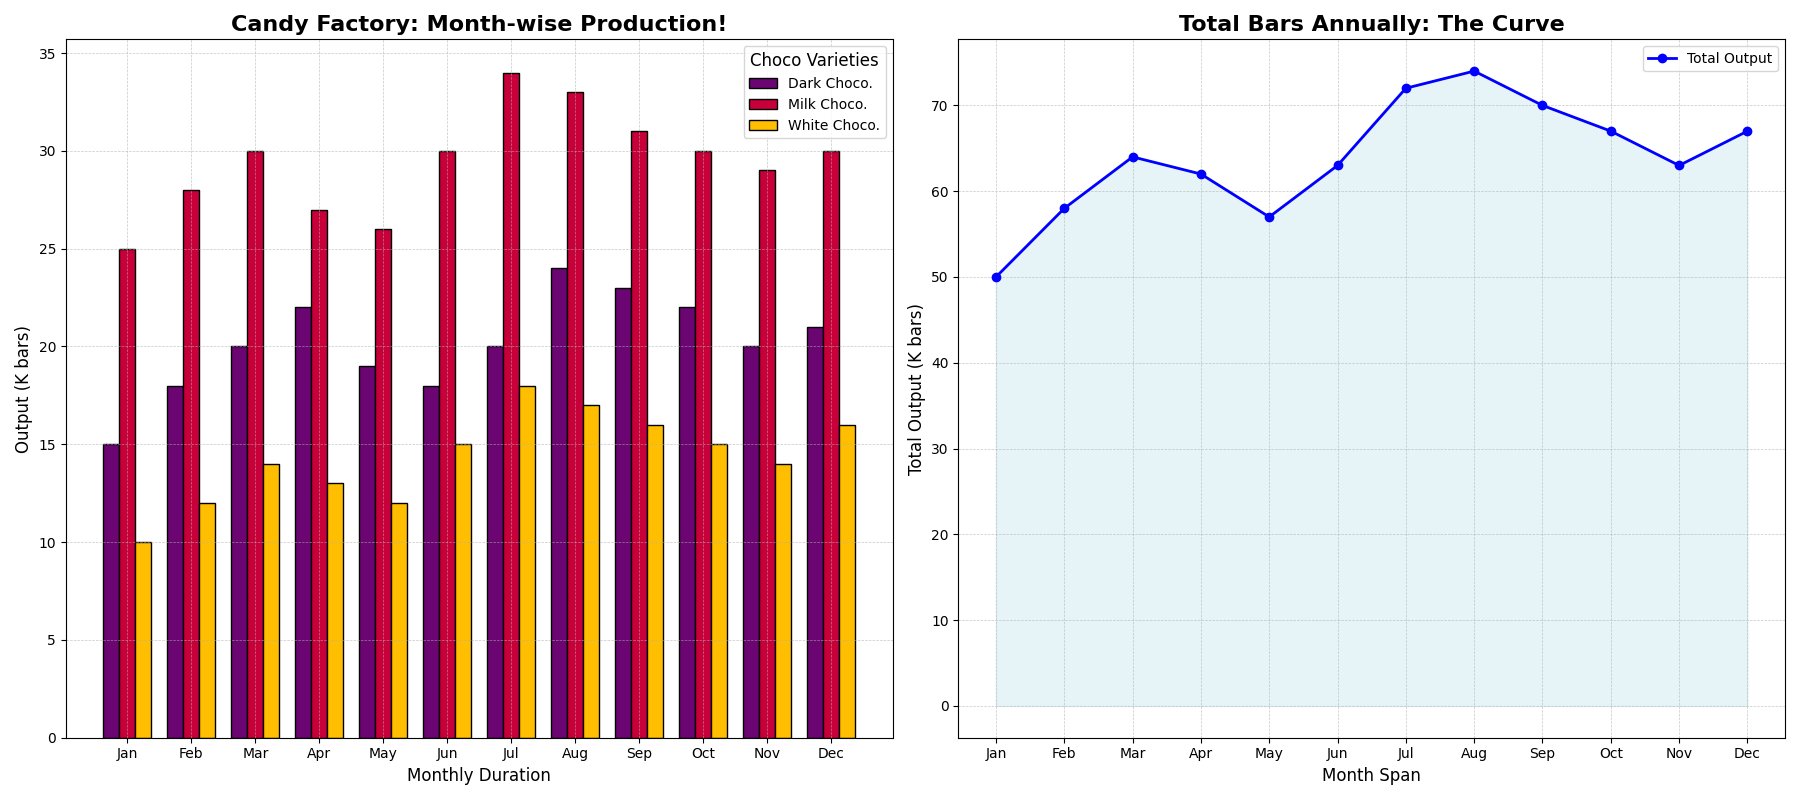

Recreate this plot in Python.
import matplotlib.pyplot as plt
import numpy as np

months = ['Jan', 'Feb', 'Mar', 'Apr', 'May', 'Jun', 'Jul', 'Aug', 'Sep', 'Oct', 'Nov', 'Dec']
chocolate_types = ['Dark Chocolate', 'Milk Chocolate', 'White Chocolate']

dark_chocolate = [15, 18, 20, 22, 19, 18, 20, 24, 23, 22, 20, 21]
milk_chocolate = [25, 28, 30, 27, 26, 30, 34, 33, 31, 30, 29, 30]
white_chocolate = [10, 12, 14, 13, 12, 15, 18, 17, 16, 15, 14, 16]

colors = ['#6A0572', '#C70039', '#FFBF00']

bar_width = 0.25
x = np.arange(len(months))

fig, (ax1, ax2) = plt.subplots(1, 2, figsize=(18, 8))

ax1.bar(x - bar_width, dark_chocolate, width=bar_width, color=colors[0], edgecolor='black', label='Dark Choco.')
ax1.bar(x, milk_chocolate, width=bar_width, color=colors[1], edgecolor='black', label='Milk Choco.')
ax1.bar(x + bar_width, white_chocolate, width=bar_width, color=colors[2], edgecolor='black', label='White Choco.')

ax1.set_xlabel('Monthly Duration', fontsize=12)
ax1.set_ylabel('Output (K bars)', fontsize=12)
ax1.set_title('Candy Factory: Month-wise Production!', fontsize=16, fontweight='bold')
ax1.set_xticks(x)
ax1.set_xticklabels(months)
ax1.legend(title='Choco Varieties', fontsize=10, title_fontsize=12)
ax1.grid(True, which='both', linestyle='--', linewidth=0.5, alpha=0.7)

total_production = np.array(dark_chocolate) + np.array(milk_chocolate) + np.array(white_chocolate)

ax2.plot(months, total_production, marker='o', linestyle='-', color='blue', linewidth=2, markersize=6, label='Total Output')
ax2.fill_between(months, total_production, color='lightblue', alpha=0.3)

ax2.set_xlabel('Month Span', fontsize=12)
ax2.set_ylabel('Total Output (K bars)', fontsize=12)
ax2.set_title('Total Bars Annually: The Curve', fontsize=16, fontweight='bold')
ax2.legend(fontsize=10)
ax2.grid(True, which='both', linestyle='--', linewidth=0.5, alpha=0.7)

plt.tight_layout()
plt.show()
